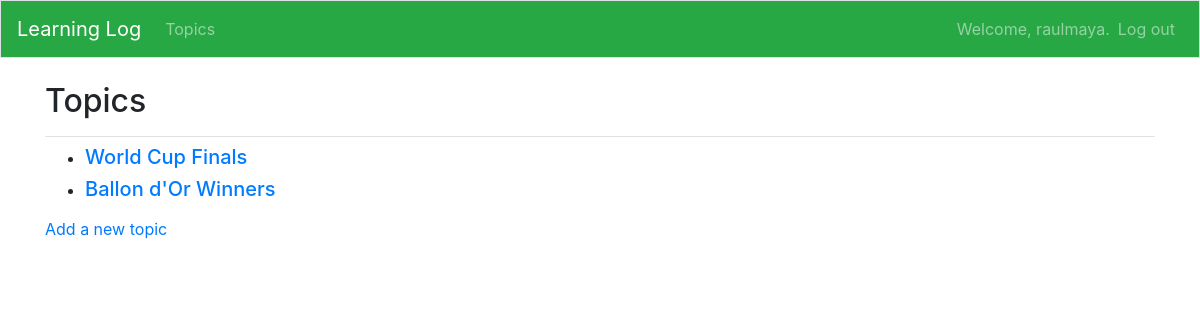
The page /topics (signed in) on the database as committed earlier.
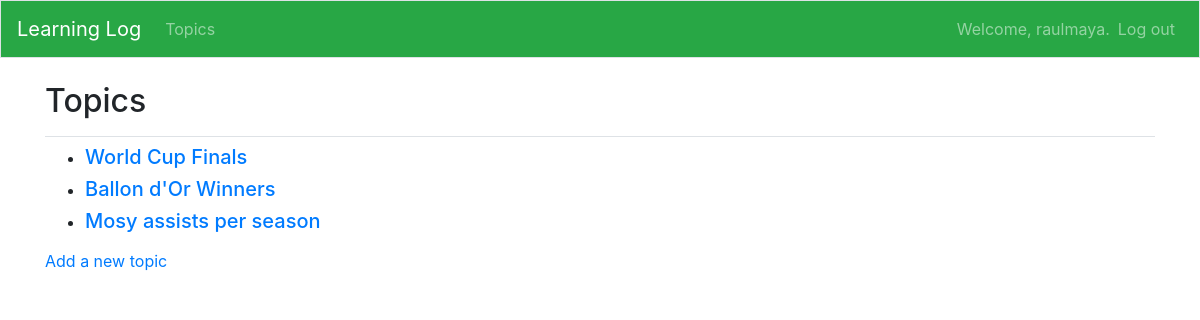
The same page on the database as committed later.
### learning_logs/models.py (models this page shows)
class Topic(models.Model):
    text = models.CharField(max_length=100)
    date_added = models.DateTimeField(auto_now_add=True)
    owner = models.ForeignKey(User, on_delete=models.CASCADE)
    def __str__(self):
        return self.text

### learning_logs/views.py (the view)
# urls.py: path('topics', views.topics, name='topics'),
@login_required
def topics(request):
    topics = Topic.objects.filter(owner=request.user).order_by('date_added')
    context = {'topics': topics}
    return render(request, 'learning_logs/topics.html', context)

### learning_logs/templates/learning_logs/topics.html
{% extends "learning_logs/base.html" %}
{% block page_header %}
<h2>Topics</h2>
{% endblock page_header %}
{% block content %}
<ul>
    {% for topic in topics %}
    <li><h5>
        <a href="{% url 'learning_logs:topic' topic.id %}">{{ topic }}</a>
    </h5></li>
    {% empty %}
    <li><h5>No topics have been added yet.</h5></li>
    {% endfor %}
</ul>
<p><a href="{% url 'learning_logs:new_topic' %}">Add a new topic</a></p>
{% endblock content %}

Rows that differ between the two databases and show on the page:
added Topic: text "Mosy assists per season"
